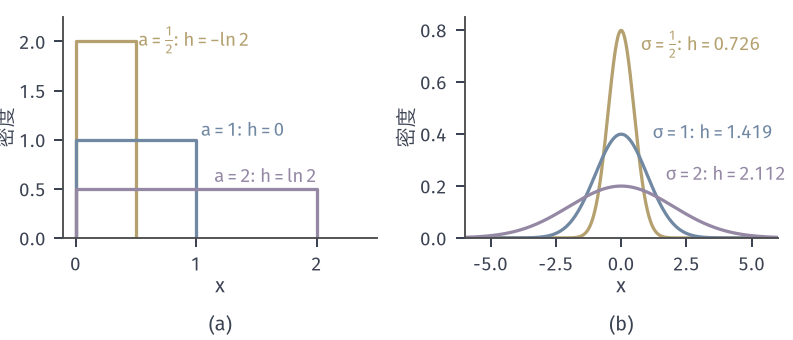

Python code for this plot:
from pathlib import Path
import sys
HERE = Path(__file__).resolve().parent
sys.path.insert(0, str(HERE.parent/'info-common'))
from info_fig import *
# (a) Unif(0,a), a = 1/2, 1, 2: h = ln a = -0.693, 0, 0.693 nat.
# (b) N(0,s^2), s = 1/2, 1, 2: h = 0.5 ln(2 pi e s^2) = 0.726, 1.419, 2.112 nat.
fig, (a, b) = figure(width_mm=112, height_mm=48, ncols=2)
panel(fig, left=.08, right=.98, bottom=.3, top=.95, wspace=.28)
cols = (YELLOW, BLUE, PURPLE)
facts = {}
for w, c in zip((.5, 1, 2), cols):
    a.plot([0, 0, w, w], [0, 1/w, 1/w, 0], color=c, lw=1.3)
    facts['unif_%g' % w] = math.log(w)
lab(a, .52, 1.95, r'$a=\frac{1}{2}$: $h=-\ln 2$', YELLOW)
lab(a, 1.04, 1.03, '$a=1$: $h=0$', BLUE)
lab(a, 1.15, .56, r'$a=2$: $h=\ln 2$', PURPLE)
a.set_xlim(-.1, 2.5); a.set_ylim(0, 2.25); axlab(a, '$x$', '密度')
x = np.linspace(-6, 6, 801)
for s, c in zip((.5, 1, 2), cols):
    b.plot(x, np.exp(-x*x/(2*s*s))/(s*math.sqrt(2*math.pi)), color=c, lw=1.3)
    facts['gauss_%g' % s] = .5*math.log(2*math.pi*math.e*s*s)
lab(b, .75, .72, r'$\sigma=\frac{1}{2}$: $h=%.3f$' % facts['gauss_0.5'], YELLOW)
lab(b, 1.2, .38, r'$\sigma=1$: $h=%.3f$' % facts['gauss_1'], BLUE)
lab(b, 1.7, .22, r'$\sigma=2$: $h=%.3f$' % facts['gauss_2'], PURPLE)
b.set_xlim(-6, 6); b.set_ylim(0, .85); axlab(b, '$x$', '密度')
tags(fig, (a, b))
save(fig, HERE, 'figure', facts)
